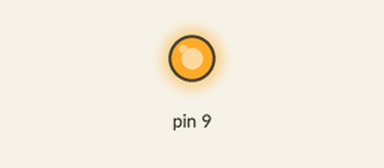
Recording of a sketch running on a simulated Arduino Uno, built with avr-gcc and run on an emulated ATmega328P. On the bench: output pins drawn as LEDs (lit = HIGH).

Above: at 2.0 s.
At 6.2 s:
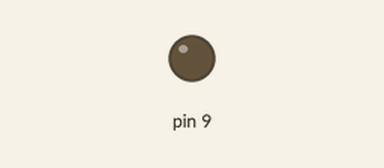
Timing chart, 0 to 10.9 s (numbered marks = the images above):
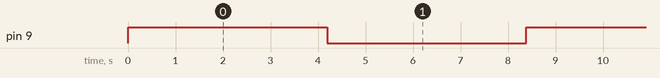

Measured:
- by itself, pin 9: alternates HIGH for 4.2 s and LOW for 4.2 s

The sketch:

p23.ino
```cpp
#include <avr/io.h>
#define F_CPU 8000000UL

void Delay();

int main(void) {
  DDRB |= (1 << 0x01);

  while (1) {
    PORTB ^= (1 << 0x01);
    Delay();
  }
  return 0;
}

void Delay() {
  TCNT1 = 1;  //1 sec delay
  TCCR1B = 0X05;
  while ((TIFR1 & (1 << TOV1)) == 0)
    ;
  TCCR1B = 0;
  TIFR1 = 0X01;
}
```
